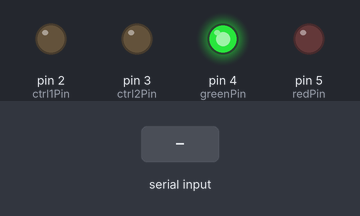
A sketch run on a simulated Arduino Uno, built with avr-gcc and run on an emulated ATmega328P. Shown: output pins drawn as LEDs (lit = HIGH). Inputs (shaded band) come from the test bench. What the sketch prints to the serial monitor is not drawn.

Above: at 1.2 s.
1.3 s: "AT START\n" received over Serial
2.8 s: "AT\n" received over Serial
4.3 s: "AT?\n" received over Serial
Timing chart, 0 to 7.3 s (numbered marks = the images above; inputs shaded):
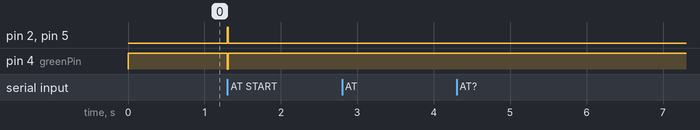

Measured:
- after the input at 1.3 s, pin 2 (ctrl1Pin), pin 5 (redPin): LOW → HIGH at once, → LOW 0.01 s later; pin 4 (greenPin): HIGH → LOW at once, → HIGH 0.01 s later
- after the input at 2.8 s, every drawn part: stays the same
- after the input at 4.3 s, every drawn part: stays the same

The sketch:

c_transmiter.ino
```cpp
#define ctrl1Pin 2
#define ctrl2Pin 3
#define redPin 5
#define greenPin 4

bool status = false;
int signalInterval = 10;
bool red;
bool green;

long startTime;

char n;
String temp;
String inString;

//------------------------------------------------

void initialise(){
  Serial.begin(115200);
  Serial.println("Prenos podataka putem mehanickih talasa u vodi V1.0");
  pinMode(ctrl1Pin,OUTPUT);
  pinMode(ctrl2Pin,OUTPUT);
  pinMode(redPin,OUTPUT);
  pinMode(greenPin,OUTPUT);
  lights();
  }

void getString(){
  n = Serial.read();
    if(n != '\n'){
      temp += n;
      }
    else{
        inString = temp;
        temp = "";
      }
  }

void commandExecute(){
  Serial.println(inString);

  if(inString == "AT"){
    Serial.println("Prenos podataka putem mehanickih talasa u vodi V1.0");
    }

  if(inString == "AT?"){
    Serial.print("Status : ");
    if(status){Serial.println("Running");}else{Serial.println("Stopped");};
    Serial.print("Interval : ");
    Serial.println(signalInterval);
    }

  if(inString == "AT START"){status = true;startTime = millis();}

  if(inString.substring(0,12) == "AT INTERVAL "){
    long tempInt = inString.substring(12).toInt();
      if(tempInt != 0){signalInterval = tempInt;}else{Serial.println("ERR param NaN or 0");}
    }
  }

void lights(){
  red = !status;
  green = status;
  digitalWrite(redPin,!red);
  digitalWrite(greenPin,!green);
  }

void ctrl1(bool state){digitalWrite(ctrl1Pin,state);}
void ctrl2(bool state){digitalWrite(ctrl2Pin,state);}

//------------------------------------------------

void setup() {
  initialise();
}

void loop() {
  if(Serial.available()){
    getString();
    }


  if(inString != ""){
    if(inString.substring(0,2) != "AT"){
      Serial.println("ERR not AT comm");
      }else{
        commandExecute();
      }
    inString = "";
    }

  if(status){
    lights();
    ctrl1(1);
    if(startTime + signalInterval <= millis()){
      status = 0;
      lights();
      ctrl1(0);
      }
    }
}
```
